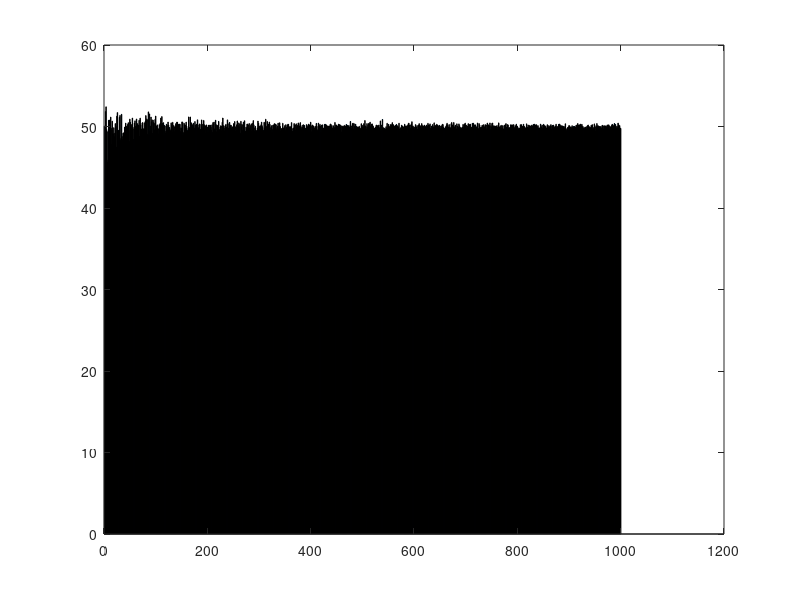

The MATLAB source for this figure: (Note: this script raises an error after producing the figure.)
%% Initialization
clear all; close all; clc;

MAX_N_SAMPLING= 1000;

MU= 50;
SIGMA= sqrt(35);

%% Claculating the mean of our random samples
means= zeros(1, MAX_N_SAMPLING); 
for i=1:1:MAX_N_SAMPLING %sampling i points
    S= normrnd(MU, SIGMA, [1, i]);
    means(i)= mean(S);
end

%% Output
fig= figure('Name', 'Random Sample Mean - Sampling x Points','NumberTitle','off');
bar(means);
myDefaultFigureProperties(fig);
xlabel('Number of Samples', 'FontWeight', 'bold');
ylabel('Mean of Random Sample', 'FontWeight', 'bold');

fig= figure('Name', 'Random Sample Mean + 100/log(n) - Sampling x Points','NumberTitle','off');
bar(means + 100./ log(1:1:MAX_N_SAMPLING));
myDefaultFigureProperties(fig);
xlabel('Nuber of Samples', 'FontWeight', 'bold');
ylabel('Mean of Random Sample + 100/log(n)', 'FontWeight', 'bold');